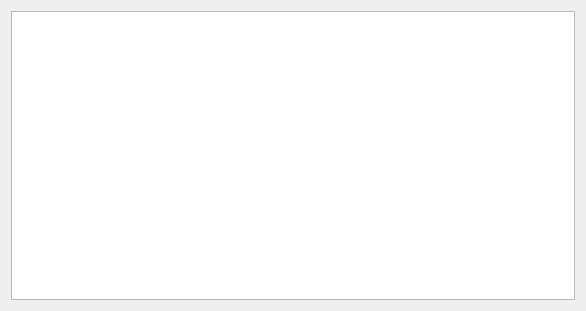
<?xml version="1.0" encoding="UTF-8"?>
<ui version="4.0">
 <class>UI_IMPORT_PREVIEW</class>
 <widget class="QDialog" name="UI_IMPORT_PREVIEW">
  <property name="geometry">
   <rect>
    <x>0</x>
    <y>0</y>
    <width>586</width>
    <height>311</height>
   </rect>
  </property>
  <property name="windowTitle">
   <string>Dialog</string>
  </property>
  <layout class="QGridLayout" name="gridLayout">
   <item row="0" column="0">
    <widget class="QTableWidget" name="TABLEWIDGET"/>
   </item>
  </layout>
 </widget>
 <resources/>
 <connections/>
</ui>
